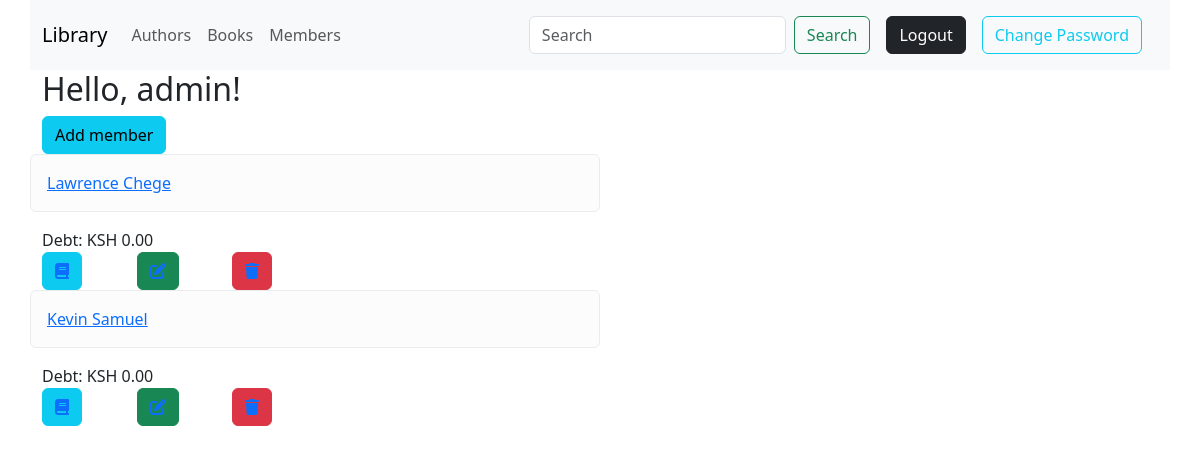
Screenshot of /members/ (signed in) with the database file from the repository.
### library/models.py (models this page shows, shortened)
class Member(models.Model):
    first_name = models.CharField(max_length=100)
    last_name = models.CharField(max_length=100)
    library_id = models.CharField(max_length=12, unique=True)
    user = models.ForeignKey(User, on_delete=models.CASCADE)
    outstanding_debt = models.DecimalField(max_digits=8, decimal_places=2, default=0)

### library/views.py (the view)
# urls.py: path(r"members/", list_members, name='list_members'),
def list_members(request):
    members = Member.objects.all()
    return render(request, 'members/list.html', {'members': members})

### library/templates/members/list.html (shortened to what this page needs)
{% extends 'base.html' %} {% block content%}
<div class="container">
  <h2>Hello, {{user.username|default:'Reader'}}!</h2>
  <a class="btn btn-info" href="{% url 'create_member'  %}"> Add member</a>
  {% for member in members %}
  <div class="row">
    <div class="alert alert-light col-sm-6 col-md-6 col-6 p-3" role="alert">
      <a class="alert-light" href="{% url 'member_detail' member.id %}">
        {{member.first_name}} {{member.last_name}}
      </a>
    </div>
    <div>Debt: KSH {{member.outstanding_debt}}</div>
    <div class="col-1 col-sm-1 col-md-1">
      <button
        class="btn btn-info"
        data-bs-toggle="tooltip"
        data-bs-placement="top"
        title="Issue book"
      >
        <a href="{% url 'issue_book'%}">
          <i class="fa-solid fa-book btn-info"></i>
        </a>
      </button>
    </div>
    <div class="col-1 col-sm-1 col-md-1">
      <button
        class="btn btn-success"
        data-bs-toggle="tooltip"
        data-bs-placement="top"
        title="Update member Details"
      >
        <a href="{% url 'update_member' member.id %}">
          <i class="fa-solid fa-pen-to-square btn-success"></i>
        </a>
      </button>
    </div>
    <div class="col-1 col-sm-1 col-md-1">
      <form action="{% url 'delete_member' member.id %} " method="POST">
        <button
          class="btn btn-danger"
          data-bs-toggle="tooltip"
          data-bs-placement="top"
          title="Delete member"
        >
          <a href="{% url 'delete_member' member.id %}">
            <i class="fa-solid fa-trash btn-danger"></i>
          </a>
        </button>
      </form>
    </div>
  </div>
  {% endfor %}
</div>
{% endblock %}

### rows the page displays
Member: first_name "Lawrence", last_name "Chege", outstanding_debt "0.00"
Member: first_name "Kevin", last_name "Samuel", outstanding_debt "0.00"

### other values shown
{{ user.username|default:'Reader' }} "admin"
